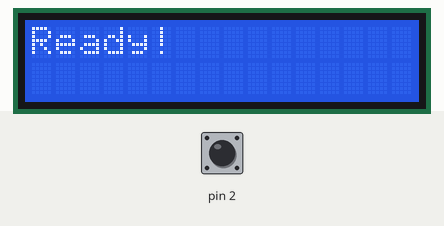
Bench run of a sketch on a simulated Arduino Uno, built with avr-gcc and run on an emulated ATmega328P. Shown: 16×2 character LCD. Inputs (shaded band) come from the test bench; at power-on: pin 2 HIGH. What the sketch prints to the serial monitor is not drawn.

Above: at 3.2 s.
3.3 s: pin 2 pulsed LOW 5 times (0.12 s each, 0.3 s apart)
At 4.21 s:
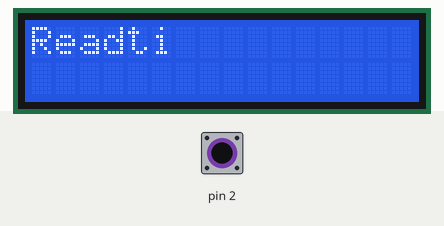
At 5.1 s:
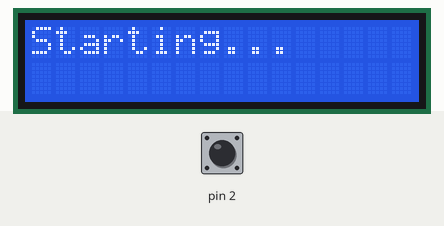
6.3 s: pin 2 driven LOW
At 7.1 s:
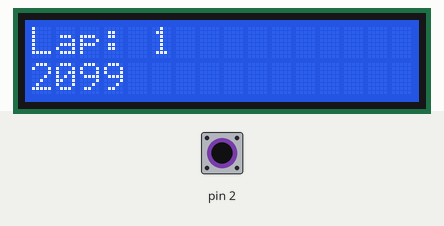
Timing chart, 0 to 9.3 s (numbered marks = the images above; inputs shaded):
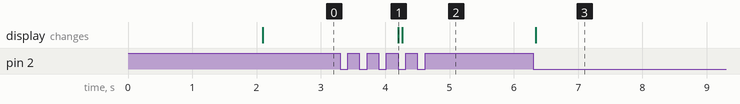

Measured:
- after the input at 3.3 s, the display: changes after 0.90 s (image 1)
- after the input at 6.3 s, the display: changes at once (image 3)

The sketch:

sketch_apr5a.ino
```cpp
#include <Wire.h>
#include <LiquidCrystal_I2C.h>

LiquidCrystal_I2C lcd(0x27, 16, 2);

int maxLap = 3;  // maximum num of laps
unsigned long fastestLap = 99999;
int minLapTime = 2000;  // minimum lap time
int lap;
unsigned long start, lapStart, lapTime, now, total;
String line1, line2;

void setup() {
  lcd.init();       // Initialize LCD display
  lcd.backlight();  // Turn on backlight (optional)
  lcd.clear();
  lcd.print("Ramadan RoboRace");
  Serial.begin(9600);
  Serial.println("Ramadan RoboRace");
  delay(2000);
  Serial.println("Ready!");
  line1 = "Ready!";
  attachInterrupt(digitalPinToInterrupt(2), IRdetect, FALLING);  // run IRdetect() when IR is interrupted
  lapStart = millis();
}

void loop() {
  // No need for anything here, as all the work is done inside the interrupt routine.
  lcd.clear();
  lcd.setCursor(0, 0);
  lcd.print(line1);
  lcd.setCursor(0, 1);
  lcd.print(line2);
  delay(50);
}

void IRdetect() {
  now = millis();              // record time right now
  if (lap <= maxLap) {         // only do the rest up to maximum number of laps
    lapTime = now - lapStart;  // calculate lap time

    if (lapTime > minLapTime) {  // only do this if lapTime is more than minimum lap time to prevent false lap
      if (lap > 0) {             // only do this after the car passed sensor for the first time
        if (lapTime < fastestLap) {
          fastestLap = lapTime;
        }
        Serial.print("Lap ");
        Serial.print(lap);
        Serial.print(": ");
        Serial.println(lapTime);
        line1 = "Lap: " + (String)lap;
        line2 = lapTime;
        total += lapTime;  // calculate total time
      } else {
        Serial.println("Start");
        line1 = "Starting...";
      }
      lapStart = now;
      lap++;
      if (lap > maxLap) {  // do this after the last lap
        Serial.print("Stopped... Total time:");
        line1 = "Fastest: " + (String)fastestLap;
        line2 = "Total: " + (String)total;
        Serial.println(total);
      }
    }
  }
}
```
